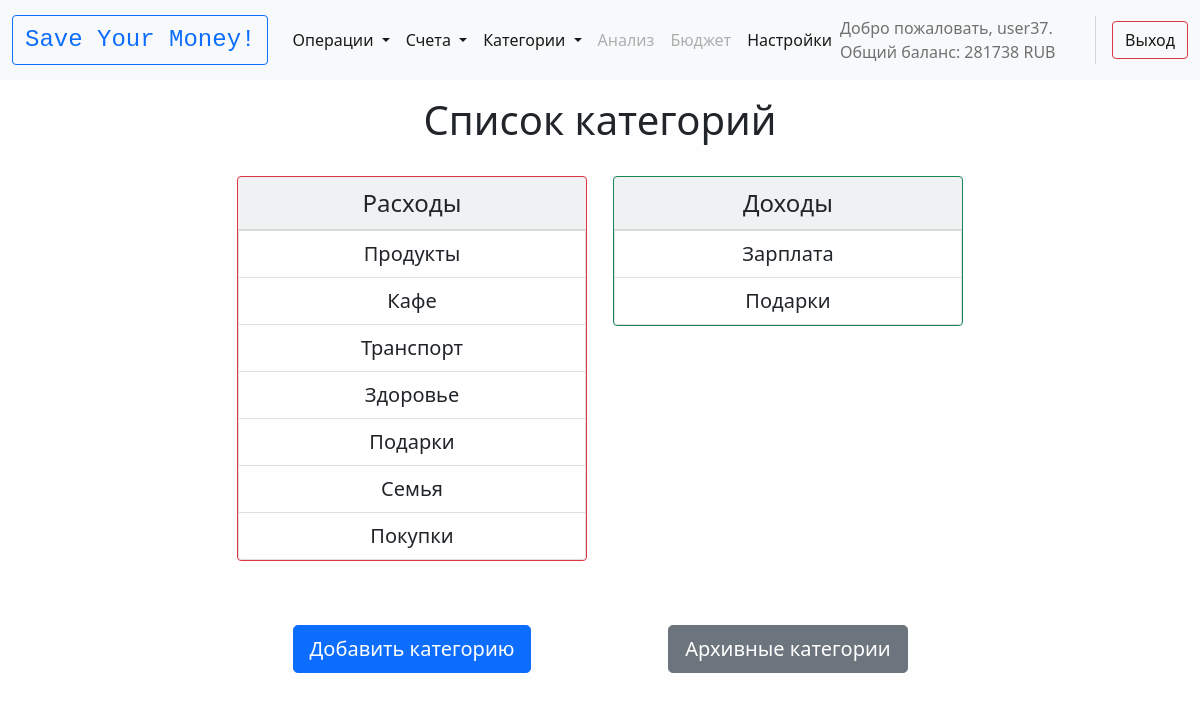
Screenshot of /categories/ (signed in) with the database file from the repository.
### sym_app/models.py (models this page shows, shortened)
class Currency(models.Model):
    name = models.CharField(max_length=20, verbose_name='Валюта')
    exchange_to = models.CharField(max_length=20, verbose_name='Валюта для обмена')
    exchange_rate = models.FloatField(verbose_name='Курс (сколько стоит валюта name в валюте exchange_to)')
    exchange_rate_reverse = models.FloatField(verbose_name='Курс (сколько стоит валюта exchange_to в валюте name)')
    def __str__(self):
        return self.name
    class Meta:
        verbose_name = 'Валюта'
        verbose_name_plural = 'Валюты'
        ordering = ['pk']

class Category(models.Model):
    user = models.ForeignKey(User, on_delete=models.CASCADE, verbose_name='Пользователь', blank=True)
    name = models.CharField(max_length=150, verbose_name='Название категории')
    type_of = models.CharField(max_length=10, verbose_name='Тип категории')
    is_budget = models.BooleanField(verbose_name='Бюджет вкл./выкл. (в разработке...)', blank=True, default=False)
    budget_amount = models.FloatField(verbose_name='Размер бюджета', blank=True, default=0)
    is_archive = models.BooleanField(verbose_name='Архивная категория?', blank=True, default=False)
    def get_absolute_url(self):
        return reverse('category_detail', kwargs={'pk': self.pk})
    class Meta:
        verbose_name = 'Категория'
        verbose_name_plural = 'Категории'
        ordering = ['user', 'pk']

### sym_app/views.py (the view)
# urls.py: path('categories/', Categories.as_view(), name='categories'),
class Categories(LoginRequiredMixin, ListView):
    redirect_field_name = None  # Для миксина LoginRequiredMixin
    login_url = 'about'  # Для миксина LoginRequiredMixin
    model = Category
    template_name = 'sym_app/categories.html'
    context_object_name = 'categories'
    def get_context_data(self, *, object_list=None, **kwargs):
        context = super().get_context_data(**kwargs)
        context['categories_pay'], context['categories_earn'] = self.categories_pay_earn()
        context['type'] = self.request.GET.get('type', False)
        context['title'] = 'Список категорий'
        if context['type'] == 'pay':
            context['title'] += ' - расходы'
            context.pop('categories_earn')
        if context['type'] == 'earn':
            context['title'] += ' - доходы'
            context.pop('categories_pay')
        context.update(universal_context(self.request))
        return context
    def get_queryset(self):
        return Category.objects.filter(user=self.request.user)
    def categories_pay_earn(self):
        categories = self.get_queryset()
        categories_pay = categories.filter(type_of='pay')
        categories_earn = categories.filter(type_of='earn')
        return categories_pay, categories_earn

### sym_app/models.py (called while the page is built)
    def __str__(self):
        return f'{self.name} ({round(self.balance, 2)} {self.currency})'

    def get_absolute_url(self):
        return reverse('wallet_detail', kwargs={'pk': self.pk})

### sym_app/utils/utils.py (called while the page is built)
def universal_context(request):
    wallets = Wallet.objects.filter(user=request.user).select_related('currency')
    optional_name = Profile.objects.get(user=request.user).name
    main_currency = Profile.objects.get(user=request.user).main_currency
    overall_balance = 0
    for item in list(wallets.values('balance', 'currency')):
        overall_balance += exchanger(item['currency'], main_currency.pk, item['balance'])
    context = {
        'optional_name': optional_name,
        'wallets': wallets,
        'main_currency': main_currency,
        'overall_balance': round(overall_balance),
    }
    return context

def load_exchange_rates_pks():
    with open('exchange_rates_pks.json', 'r') as file:
        exchange_rates_pks = file.read()
    return exchange_rates_pks

def exchanger(curr1_pk, curr2_pk, amount):
    if curr1_pk == curr2_pk:
        return amount
    rates = json.loads(load_exchange_rates_pks())
    curr1_pk = str(curr1_pk)
    curr2_pk = str(curr2_pk)
    result = amount / rates[curr1_pk][curr2_pk]
    return result

### sym_app/templates/sym_app/categories.html (shortened to what this page needs)
{% extends 'base.html' %}
{% block content %}
<h1>{{ title }}</h1>
<br>
<div class="container">
    <div class="row fs-5">
        {% if categories_pay %}
        <div class="col">
            <div class="card text-dark bg-light border-danger mb-5" style="max-width: 350px;">
                <div class="card-header">
                    <div class="fs-4">Расходы</div>
                </div>
                {% for category in categories_pay %}
                <a href="{{ category.get_absolute_url }}" class="list-group-item list-group-item-action">
                        {{ category.name }}
                </a>
                {% endfor %}
            </div>
        </div>
        {% endif %}
        {% if categories_earn %}
        <div class="col">
            <div class="card text-dark bg-light border-success mb-5" style="max-width: 350px;">
                <div class="card-header">
                    <div class="fs-4">Доходы</div>
                </div>
                {% for category in categories_earn %}
                <a href="{{ category.get_absolute_url }}" class="list-group-item list-group-item-action">
                        {{ category.name }}
                </a>
                {% endfor %}
            </div>
        </div>
        {% endif %}
    </div>
</div>
<p>
<div class="container">
    <div class="row">
        <div class="col">
            <a href="{% url 'category_new' %}" class="btn btn-primary btn-lg">Добавить категорию</a>
        </div>
        <div class="col">
            <a href="#" class="btn btn-secondary btn-lg">Архивные категории</a>
        </div>
    </div>
</div>
</p>
{% endblock %}

### templates/inc/_nav.html (shortened to what this page needs)
<nav class="navbar navbar-expand-lg navbar-light bg-light">
    <div class="container-fluid">
        <a class="navbar-brand" href="{% url 'home' %}">
            <div class="btn btn-outline-primary">
                <div class="font-monospace fs-4">
                    Save Your Money!
                </div>
            </div>
        </a>
        <div class="collapse navbar-collapse" id="navbarSupportedContent">
            <ul class="navbar-nav me-auto mb-2 mb-lg-0">
                <li class="nav-item dropdown">
                    <a class="nav-link active dropdown-toggle" href="#" id="navbarDropdown" role="button" data-bs-toggle="dropdown" aria-expanded="false">
                        Операции
                    </a>
                </li>
                <li class="nav-item dropdown">
                    <a class="nav-link active dropdown-toggle" href="#" id="navbarDropdown" role="button" data-bs-toggle="dropdown" aria-expanded="false">
                        Счета
                    </a>
                </li>
                <li class="nav-item dropdown">
                    <a class="nav-link active dropdown-toggle" href="#" id="navbarDropdown" role="button" data-bs-toggle="dropdown" aria-expanded="false">
                        Категории
                    </a>
                </li>
                <li class="nav-item"><a class="nav-link disabled" aria-current="page" href="#">Анализ</a></li>
                <li class="nav-item"><a class="nav-link disabled" aria-current="page" href="#">Бюджет</a></li>
                <li class="nav-item"><a class="nav-link active" aria-current="page" href="{% url 'settings' %}">Настройки</a></li>
            </ul>
            <span class="navbar-text">
            {% if request.user.is_authenticated %}
                <div class="hstack gap-3">
                    {% if optional_name %}
                        <div class="fs-6">Добро пожаловать, {{ optional_name }}. Общий баланс: {{ overall_balance }} {{ main_currency.name }}</div>
                    {% else %}
                        <div class="fs-6">Добро пожаловать, {{ user.username }}. Общий баланс: {{ overall_balance }} {{ main_currency.name }}</div>
                    {% endif %}
                    <a href="{% url 'logout' %}" class="btn btn-outline-danger">Выход</a>
                </div>
            {% else %}
                <div class="hstack gap-3">
                    <a href="{% url 'register' %}" class="btn btn-outline-success">Регистрация</a>
                    <div class="vr"></div>
                    <a href="{% url 'login' %}" class="btn btn-outline-secondary">Вход</a>
                </div>
            {% endif %}
            </span>
        </div>
    </div>
</nav>

### templates/base.html (style rules this page uses)
body { background-color: #fefefe; }

### rows the page displays
Currency: name "RUB"
Category: name "Продукты"
Category: name "Кафе"
Category: name "Транспорт"
Category: name "Здоровье"
Category: name "Подарки"
Category: name "Семья"
Category: name "Покупки"
Category: name "Зарплата"
Category: name "Подарки"

### other values shown
{{ user.username }} "user37"
{{ overall_balance }} "281738"
{{ title }} "Список категорий"
